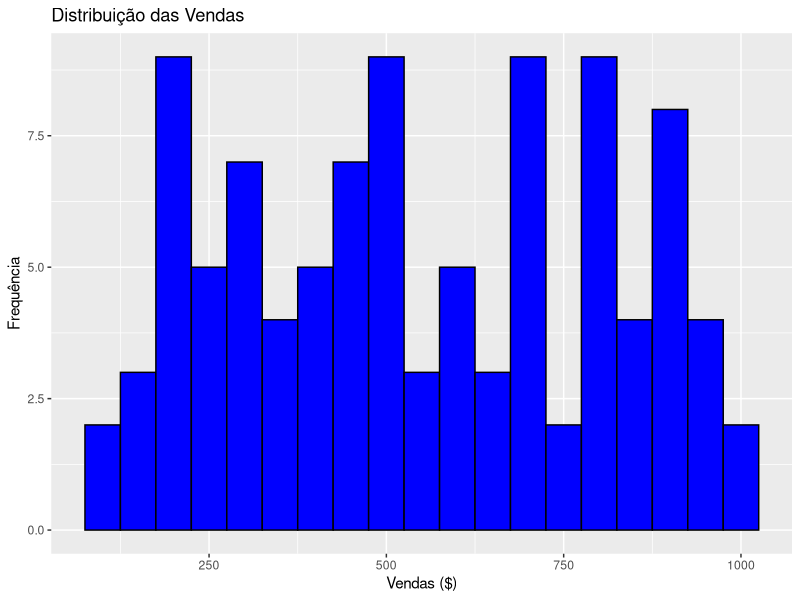
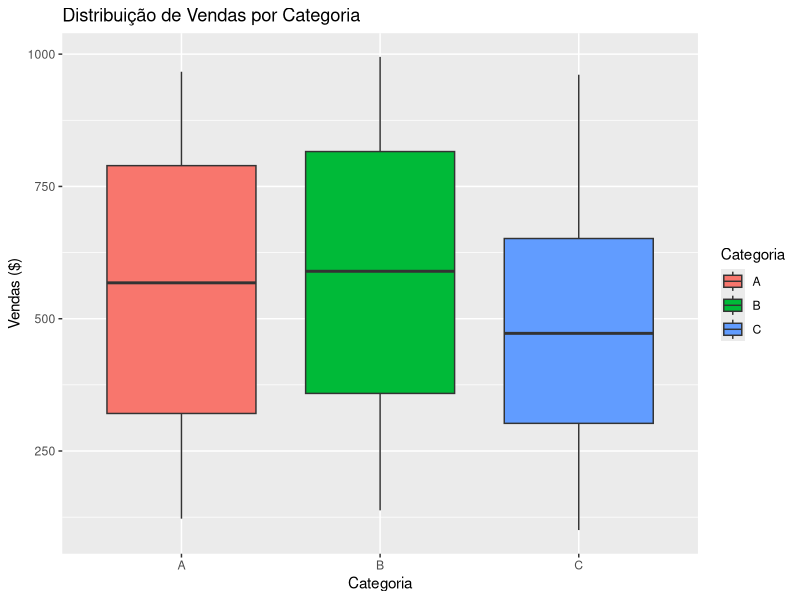
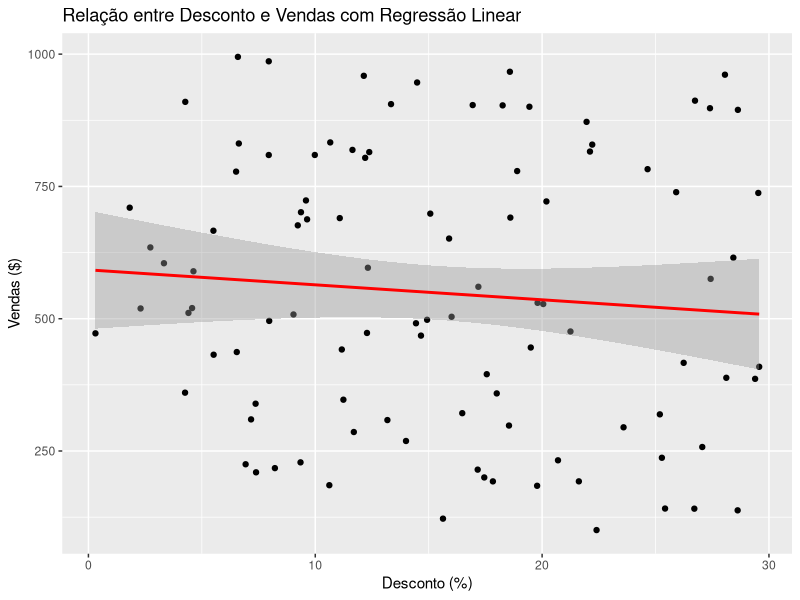

Generate these figures, in order, with R:
# Carregando pacotes necessários
library(ggplot2)

# Passo 1: Criando o conjunto de dados simulado
cat("Criando o conjunto de dados simulado...\n")
set.seed(123)  # Para reprodutibilidade

n <- 100  # Número de observações
vendas <- round(runif(n, 100, 1000), 2)  # Vendas entre 100 e 1000 dólares
desconto <- round(runif(n, 0, 30), 2)  # Desconto entre 0% e 30%
categoria <- sample(c("A", "B", "C"), n, replace = TRUE)  # Categorias de produtos
data_venda <- sample(seq(as.Date('2023-01-01'), as.Date('2023-12-31'), by="day"), n, replace = TRUE)

# Criando o data frame
dados <- data.frame(ID = 1:n, Vendas = vendas, Desconto = desconto, Categoria = categoria, Data_Venda = data_venda)

# Pausar para o usuário continuar
cat("\nConjunto de dados criado. Pressione Enter para continuar...\n")
readline()

# Passo 2: Análise Exploratória de Dados (AED)
cat("\nIniciando a Análise Exploratória de Dados...\n")
cat("\nSumário dos dados:\n")
summary(dados)

# Pausar para o usuário continuar
cat("\nPressione Enter para continuar com a visualização gráfica...\n")
readline()

# Visualizando a distribuição das vendas
ggplot(dados, aes(x = Vendas)) + 
  geom_histogram(binwidth = 50, fill = "blue", color = "black") + 
  labs(title = "Distribuição das Vendas", x = "Vendas ($)", y = "Frequência")

# Pausar para o usuário continuar
cat("\nGráfico das Vendas exibido. Pressione Enter para continuar...\n")
readline()

# Boxplot para visualizar a relação entre desconto e vendas
ggplot(dados, aes(x = Categoria, y = Vendas, fill = Categoria)) +
  geom_boxplot() +
  labs(title = "Distribuição de Vendas por Categoria", x = "Categoria", y = "Vendas ($)")

# Pausar para o usuário continuar
cat("\nBoxplot exibido. Pressione Enter para continuar com a análise de correlação...\n")
readline()

# Verificando a correlação entre vendas e desconto
cat("\nCorrelação entre Vendas e Desconto: ", cor(dados$Vendas, dados$Desconto), "\n")

# Pausar para o usuário continuar
cat("\nCorrelação exibida. Pressione Enter para continuar com a modelagem...\n")
readline()

# Passo 3: Modelagem (Regressão Linear)
cat("\nIniciando a modelagem (Regressão Linear)...\n")

# Convertendo a variável "Categoria" para fator
dados$Categoria <- as.factor(dados$Categoria)

# Modelo de regressão linear
modelo <- lm(Vendas ~ Desconto + Categoria, data = dados)

# Sumário do modelo
cat("\nSumário do Modelo de Regressão:\n")
summary(modelo)

# Pausar para o usuário continuar
cat("\nModelo exibido. Pressione Enter para continuar com as previsões...\n")
readline()

# Passo 4: Previsões com o modelo
dados$previsao <- predict(modelo)

# Visualizando os resultados
ggplot(dados, aes(x = Desconto, y = Vendas)) +
  geom_point() +
  geom_smooth(method = "lm", color = "red") +
  labs(title = "Relação entre Desconto e Vendas com Regressão Linear", x = "Desconto (%)", y = "Vendas ($)")

# Pausar para o usuário continuar
cat("\nGráfico com previsões exibido. Pressione Enter para continuar com a avaliação do modelo...\n")
readline()

# Passo 5: Avaliação do Modelo
cat("\nIniciando a avaliação do modelo...\n")

# Calculando os resíduos
residuos <- modelo$residuals

# Calculando as métricas de avaliação
mae <- mean(abs(residuos))  # Erro médio absoluto
rmse <- sqrt(mean(residuos^2))  # Erro quadrático médio
r2 <- summary(modelo)$r.squared  # R²

# Exibindo as métricas de avaliação
cat("\nMétricas de Avaliação do Modelo:\n")
cat("MAE (Erro Médio Absoluto): ", mae, "\n")
cat("RMSE (Erro Quadrático Médio): ", rmse, "\n")
cat("R²: ", r2, "\n")

cat("\nAnálise concluída. Pressione Enter para finalizar...\n")
readline()
